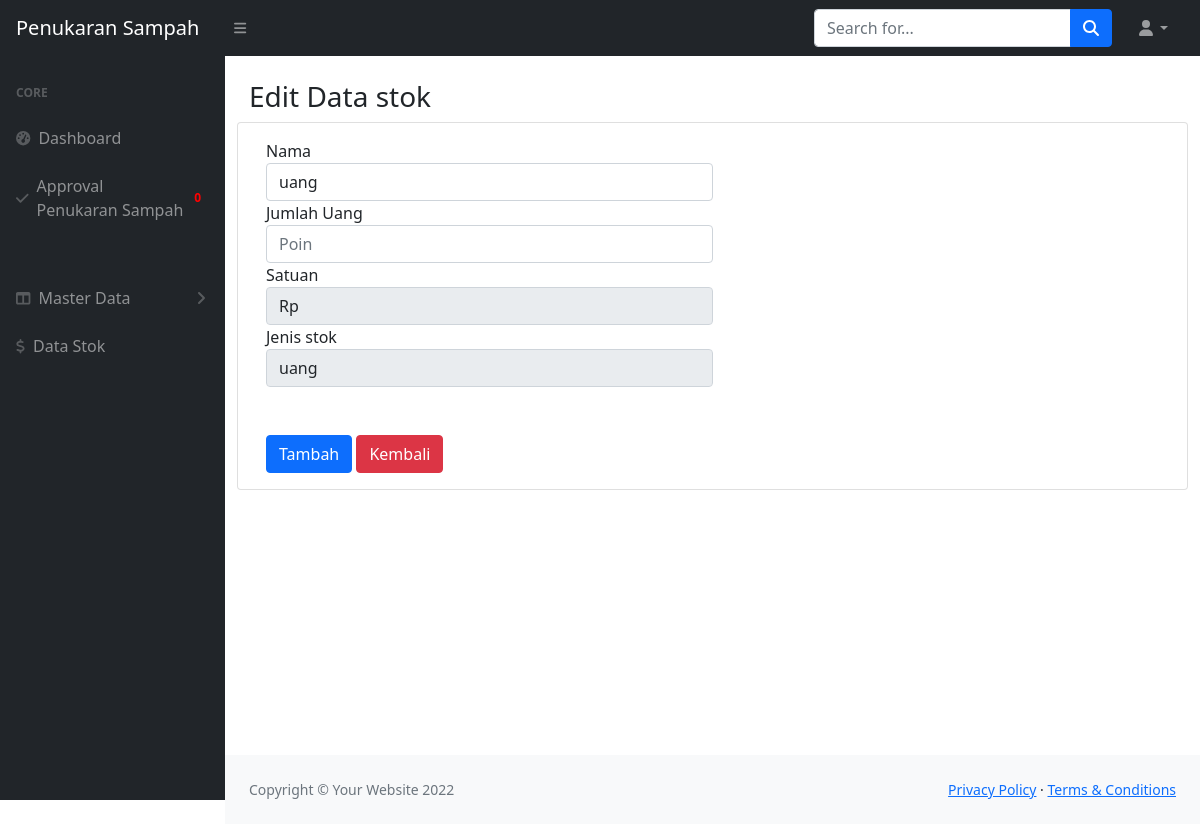
The page /ketua/editstok.php?idstok=27181 (signed in) on the database its author committed.
### tables this page shows
CREATE TABLE `tb_stok` (
  `id_stok` varchar(100) NOT NULL,
  `nama` varchar(100) NOT NULL,
  `jumlah_stok` varchar(100) NOT NULL,
  `satuan` varchar(100) NOT NULL,
  `jenis_stok` varchar(100) NOT NULL
);

### ketua/editstok.php (the view, shortened to what this page needs)
<?php
            include 'view/header.php';
            include 'view/sidebar.php';
?>
            <div id="layoutSidenav_content">
            <div class="container-fluid px-4">
                <main>
                    <h3>Edit Data stok</h3>
                <div class="row">
                <?php
                        $id = $_GET['idstok'];
                        $qselectdata = mysqli_query($koneksi,"SELECT * FROM `tb_stok` WHERE `id_stok` ='$id'");
                        $data = mysqli_fetch_array($qselectdata);
               ?>
                    <div class="card mb-4">
                    <div class="card-body">
                    <form action = "Proses/editstok.php" method="POST">
                            <div class="form-row">
                                <div class="form-group col-md-6">
                                <label for="inputCity">Nama</label>
                                <input type="text"   name = "nama" placeholder="Nama" class="form-control" id="inputCity" value = <?php echo $data['nama'];  ?>>
                                </div>
                                <div class="form-row">
                                <div class="form-row">
                                <div class="form-group col-md-6">
                                <label for="inputCity">Jumlah Uang</label>
                                <input type="text"  name = "stok_awal" placeholder="Poin" class="form-control" id="inputCity" >
                                </div>
                                <div class="form-row">
                                <div class="form-group col-md-6">
                                <label for="inputCity">Satuan</label>
                                <input type="text"  name = "satuan" placeholder="Poin" class="form-control" id="inputCity" readonly value = <?php echo $data['satuan'];  ?>>
                                </div>
                                <div class="form-row">
                                <div class="form-group col-md-6">
                                <label for="inputCity">Jenis stok</label>
                                <input type="text"  name = "jenis" placeholder="Poin" class="form-control" id="inputCity" readonly  value = <?php echo $data['jenis_stok'];  ?>>
                                </div>
                                </div>
                                </div>
                                <br>
                                <br>
                            <button type="submit" name="fedit" class="btn btn-primary">Tambah</button>
                            <button type="submit" name ="fclose" class="btn btn-danger">Kembali</button>
                            </form>
            </main>
</div>
    </body>
</html>
<?php
    include 'view/footer.php';
?>

### rows shown on the page
tb_stok: nama "uang", satuan "Rp", jenis "uang"

### other values the page prints
$array['jml'] "0"
